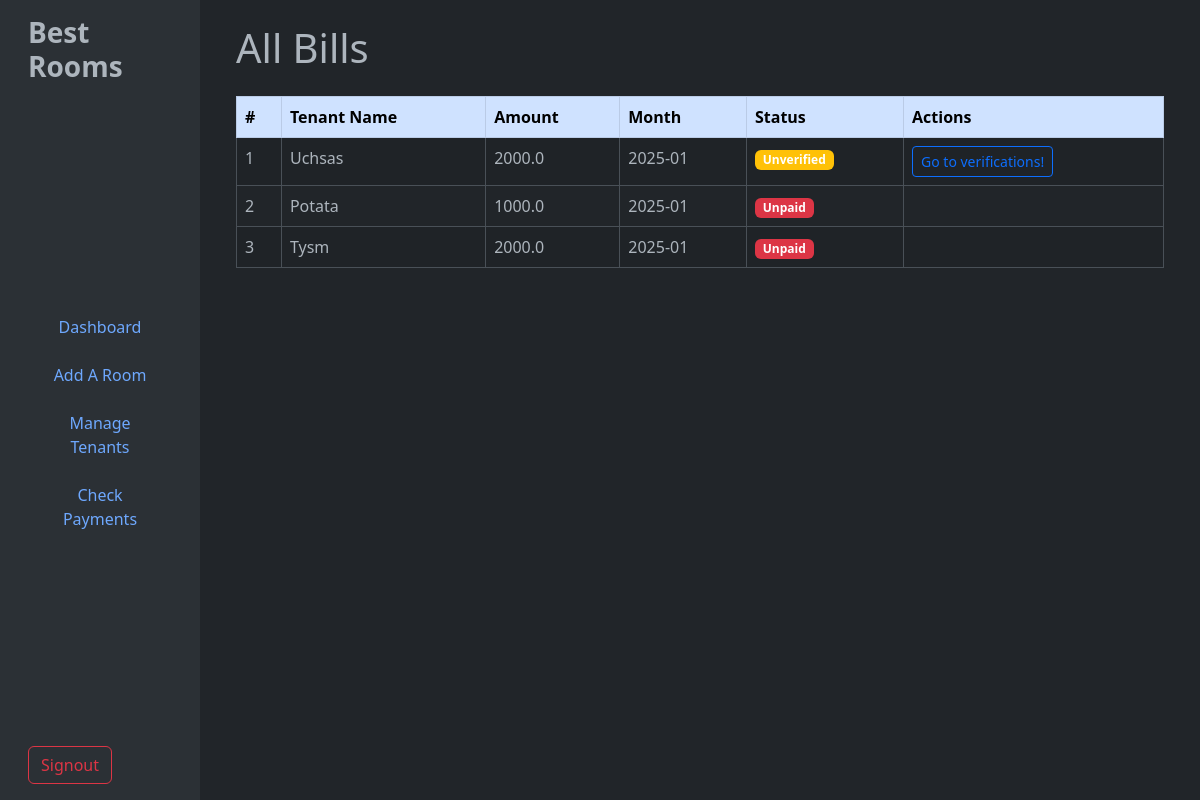
The page /seebills/internet on the database as committed earlier.
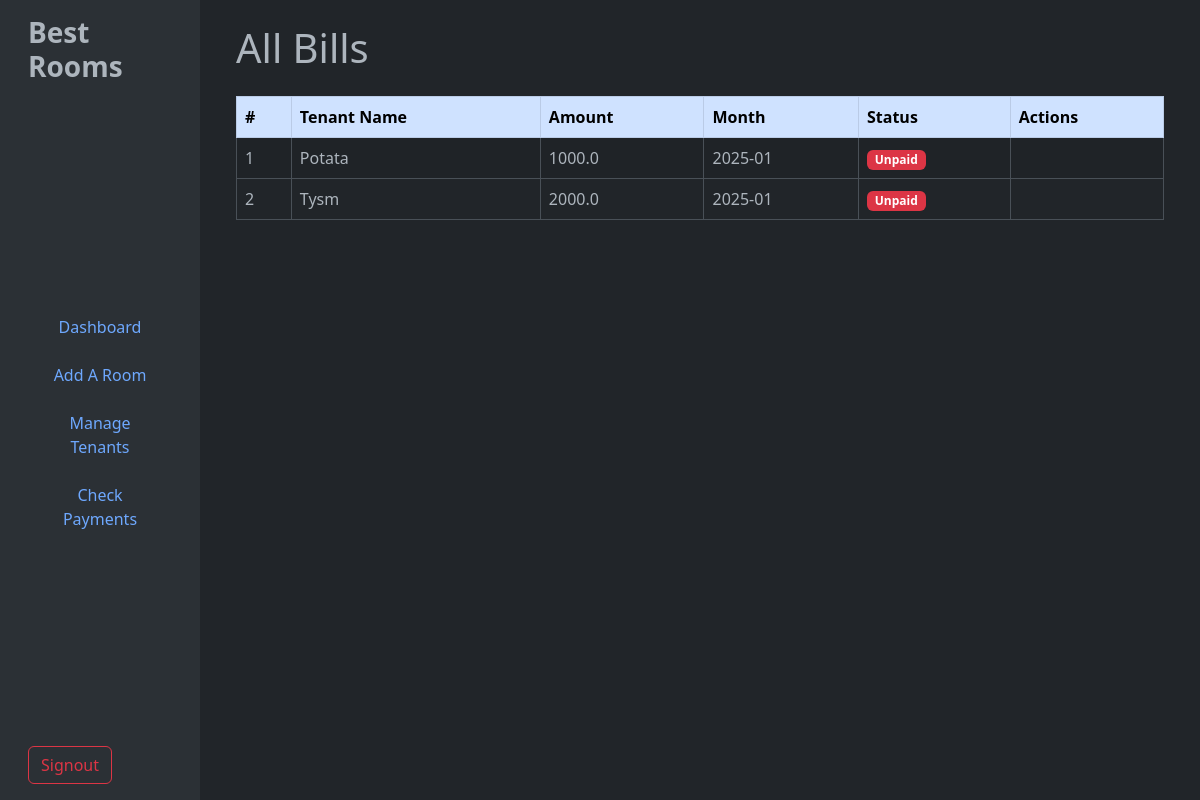
The same page on the database as committed later.
### tables this page shows
CREATE TABLE "Payments" (
	"paymentID"	INTEGER,
	"tenantID"	INTEGER NOT NULL,
	"payment"	INT,
	"status"	TEXT NOT NULL,
	"transactionID"	TEXT NOT NULL, `month` TEXT, `amount` TEXT, `type` TEXT,
	PRIMARY KEY("paymentID" AUTOINCREMENT),
	FOREIGN KEY("payment") REFERENCES "Bills"("billID"),
	FOREIGN KEY("tenantID") REFERENCES "Tenants"("tenantID")
);

CREATE TABLE "Tenants" (
	"tenantID"	INTEGER,
	"userID"	INTEGER NOT NULL,
	"name"	TEXT,
	"roomID"	INTEGER,
	"phone"	TEXT,
	PRIMARY KEY("tenantID" AUTOINCREMENT),
	FOREIGN KEY("roomID") REFERENCES "Rooms"("roomID"),
	FOREIGN KEY("userID") REFERENCES "Users"("userID")
);

### app.py (the view)
@app.route('/seebills/<string:billtype>')
def seebills(billtype):
    data = getUnpaidBills(billtype)
    return render_template('seeUnpaidBills.html', bills=data, getTenantName=getTenantName)

### database/admin.py (called while the page is built)
def dbConnect():
    return sqlite3.connect('database/main.db')

def pullFromDB(query):
    connection = dbConnect()
    cursor = connection.cursor()
    cursor.execute(query)
    result = cursor.fetchall()
    connection.close()
    return result

def getUnpaidBills(type):
    result = pullFromDB(f"SELECT * FROM Payments WHERE (status='unpaid' OR status='unverified') AND type='{type}'")
    return result

### database/user.py (called while the page is built)
def getTenantName(tenantID):
    result = pullFromDB(f"SELECT name FROM Tenants WHERE tenantID='{tenantID}'")[0][0]
    return result

### templates/seeUnpaidBills.html (shortened to what this page needs)
{%extends "adminbase.html"%}
{%block content%}
<main class="col-md-9 ms-sm-auto col-lg-10 px-md-4 bg-dark">
<div class="container py-4">
  <h1 class="mb-4">All Bills</h1>
  <div class="table-responsive">
    <table class="table table-striped table-bordered">
      <thead class="table-primary">
        <tr>
          <th>#</th>
          <th>Tenant Name</th>
          <th>Amount</th>
          <th>Month</th>
          <th>Status</th>
          <th>Actions</th>
        </tr>
      </thead>
      <tbody>
        {% for bill in bills %}
        <tr>
          <td>{{ loop.index }}</td>
          <td>{{ getTenantName(bill[1]) }}</td>
          <td>{{ bill[6] }}</td>
          <td>{{ bill[5] }}</td>
          <td>
            {% if bill[3] == 'unpaid' %}
            <span class="badge bg-danger">Unpaid</span>
            {% elif bill[3] == 'unverified' %}
            <span class="badge bg-warning">Unverified</span>
            {% endif %}
          </td>
          <td>
            {% if bill[3] == 'unverified' %}
            <div class="d-flex gap-2">
              <a href="/unverifiedbills" class="btn btn-sm btn-outline-primary">Go to verifications!</a>
            </div>
            {% endif %}
          </td>
        </tr>
        {% else %}
        <tr>
          <td colspan="6" class="text-center">No bills found.</td>
        </tr>
        {% endfor %}
      </tbody>
    </table>
  </div>
</div>
</main>
{% endblock %}

### templates/adminbase.html (shortened to what this page needs)
{% extends "base.html" %}
{% block nav %}
<div class="container-fluid">
    <div class="row">
        <nav class="col-md-3 col-lg-2 d-md-block bg-body-tertiary sidebar">
            <div class="d-flex flex-column flex-wrap justify-content-between vh-100 p-3">
                <div class="logo-section">
                    <h3 class="fw-bold mb-4">Best Rooms</h3>
                </div>
                <div class="link-section">
                    <ul class="nav flex-column justify-content-center">
                        <li class="nav-item mb-2">
                            <a class="nav-link btn btn-outline-secondary w-100" href="/admin">Dashboard</a>
                        </li>
                        <li class="nav-item mb-2">
                            <a class="nav-link btn btn-outline-secondary w-100" href="/rooms">Add A Room</a>
                        </li>
                        <li class="nav-item mb-2">
                            <a class="nav-link btn btn-outline-secondary w-100" href="/tenants">Manage Tenants</a>
                        </li>
                        <li class="nav-item mb-2">
                            <a class="nav-link btn btn-outline-secondary w-100" href="/unverifiedbills">Check
                                Payments</a>
                        </li>
                    </ul>
                </div>
                <div class="signout">
                    <a href="/logout" type="submit" class="btn btn-outline-danger">Signout</a>
                </div>
            </div>
        </nav>
        {% block content %}
        {% endblock %}
    </div>
</div>
{% endblock %}

### templates/base.html (shortened to what this page needs)
<!DOCTYPE html>
<html lang="en" data-bs-theme="dark">
<head>
    <link href="https://cdn.jsdelivr.net/npm/bootstrap@5.3.0-alpha3/dist/css/bootstrap.min.css" rel="stylesheet">
</head>
<body>
    {% block nav %}
    {% endblock %}
</body>
</html>

Rows that differ between the two databases and show on the page:
no longer on this page (row edited): Payments: tenantID.name "Uchsas", amount "2000.0", month "2025-01", status "Unverified"
